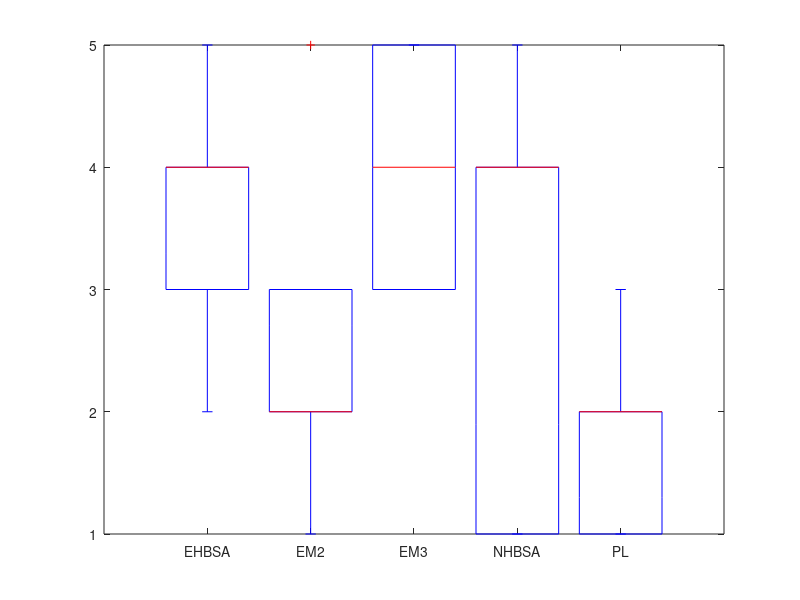

The MATLAB script that drew this image: (Note: this script raises an error after producing the figure.)
EHM = [2 3 5 4 4];
EM2 = [5 2 2 1 3];
EM3 = [4 5 3 3 5];
NHM = [1 4 4 5 1];
PL = [3 1 1 2 2];

fh = figure(1);

set(fh,'Position', [0, 0, 500, 500]);
set(fh, 'color', 'white');

D = [EHM; EM2; EM3; NHM; PL];
h = boxplot(D','Labels',{'EHBSA','EM2','EM3','NHBSA','PL'});
set(h,{'linew'},{3})

set(gca,'ytick',1:5);

ylabel( 'Rank', 'FontSize', 12, 'Rotation', 90 );
export_fig ../img/enum3_lop -eps 